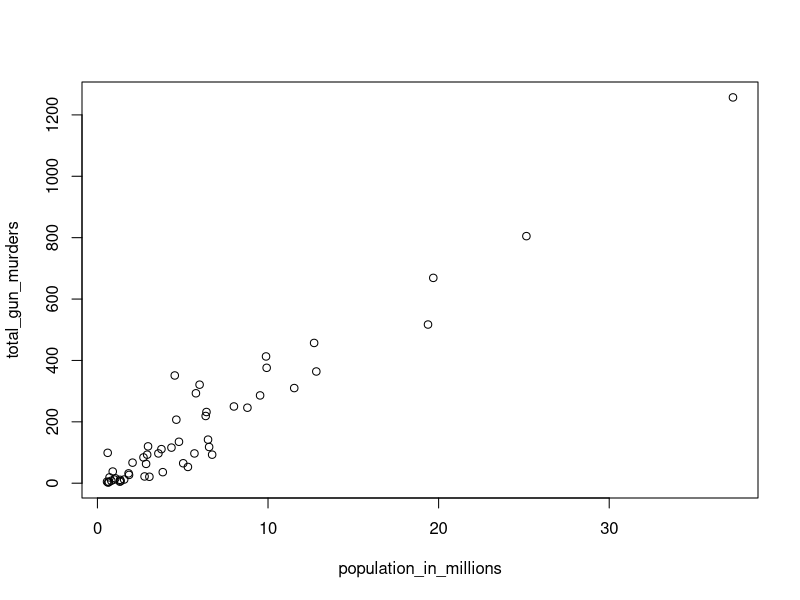
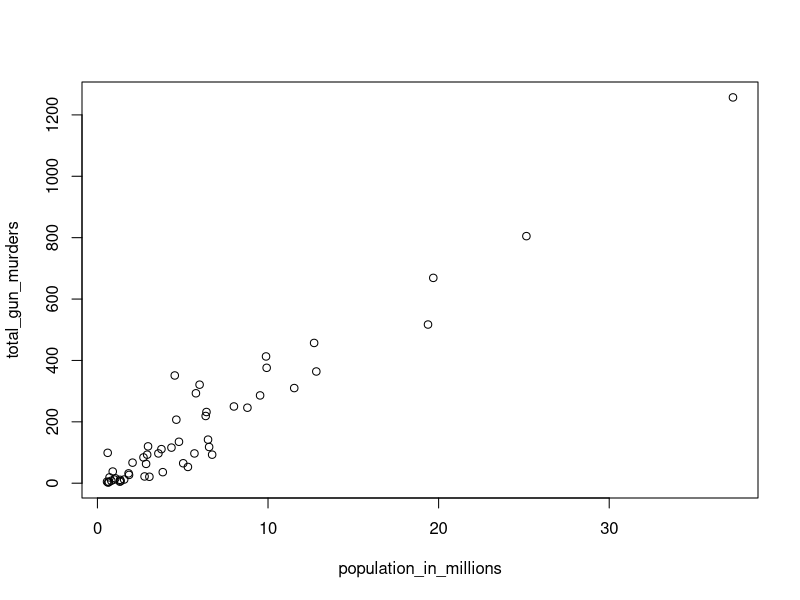
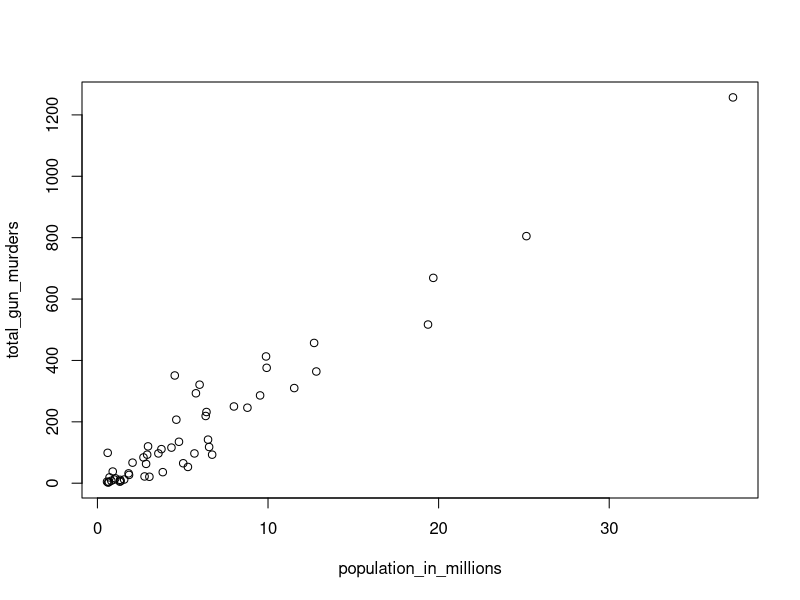
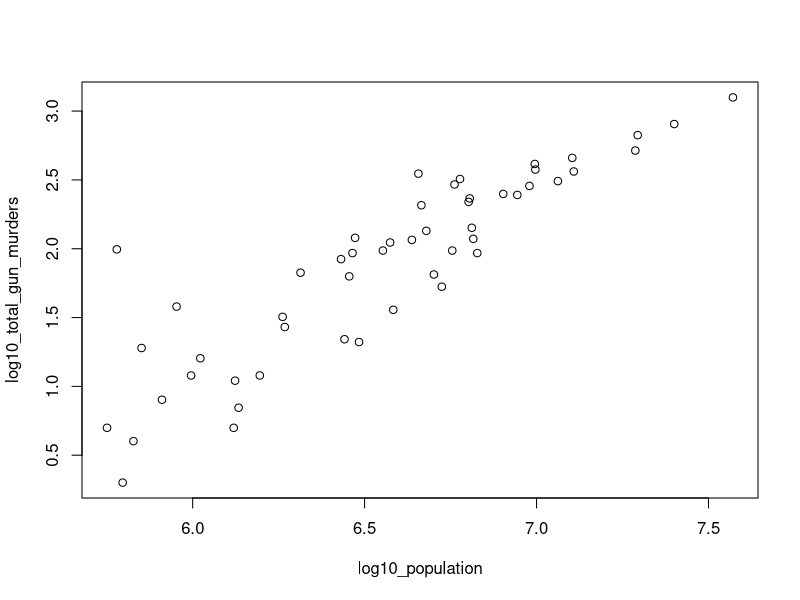

Source code (R) for these figures, in order: (Note: this script raises an error after producing the figures.)
## ---- chunk 1
library(dslabs)
data(murders)

population_in_millions <- murders$population/10^6
total_gun_murders <- murders$total

plot(population_in_millions, total_gun_murders)
## ---- chunk 2
library(dslabs)
data(murders)
## ---- chunk 3
# Load the datasets and define some variables
library(dslabs)
data(murders)

population_in_millions <- murders$population/10^6
total_gun_murders <- murders$total

plot(population_in_millions, total_gun_murders)

# Transform population using the log10 transformation and save to object log10_population

# Transform total gun murders using log10 transformation and save to object log10_total_gun_murders

# Create a scatterplot with the log scale transformed population and murders 

## ---- chunk 4
# Load the datasets and define some variables
library(dslabs)
data(murders)
population_in_millions <- murders$population/10^6
total_gun_murders <- murders$total
plot(population_in_millions, total_gun_murders)

# Transform population using the log10 transformation and save to object log10_population
log10_population<- log10(murders$population)

# Transform total gun murders using log10 transformation and save to object log10_total_gun_murders
log10_total_gun_murders <- log10(murders$total)

# Create a scatterplot with the log scale transformed population and murders 
plot(log10_population, log10_total_gun_murders)

## ---- chunk 5
test_error()
test_object("log10_population", undefined_msg = "Define log10_population first.", incorrect_msg = "Transform variable using log10. Since we are taking the log do not divide by a million.")
test_object("log10_total_gun_murders", undefined_msg = "Define log10_total_gun_murders first.", incorrect_msg = "Transform variable using log10.")
test_function("plot",args=c("x","y"), incorrect_msg = "Scatter population on murders.",index=2)
success_msg("Doesn't that plot look better!")
## ---- chunk 6
library(dslabs)
data(murders)
## ---- chunk 7
# Store the population in millions and save to population_in_millions 
population_in_millions <- murders$population/10^6


# Create a histogram of this variable

## ---- chunk 8
# Store the population in millions (same as previous question)
population_in_millions <- murders$population/10^6

# Create a histogram of this variable
hist(population_in_millions)

## ---- chunk 9
test_error()
test_object("population_in_millions", undefined_msg = "Define the population first.", incorrect_msg = "Check code!")
test_function("hist",args=c("x"), incorrect_msg = "Check code again.")
success_msg("We got a histogram! Awesome!")
## ---- chunk 10
library(dslabs)
## ---- chunk 11
# Create a boxplot of state populations by region for the murders dataset

## ---- chunk 12
# Create a boxplot of state populations by region and specify dataset 
boxplot(population~region, data = murders)

## ---- chunk 13
test_error()
test_function("boxplot",args=c("formula","data"), incorrect_msg = "Check code. use ~ sign and include dataset.")
success_msg("Great job! Now you've learnt all three basic types of plots in R!")
## ---- chunk 14
# no pec
## ---- chunk 15
msg1 = "Great! Now navigate back to the course on edX!"
msg2 = "Now navigate back to the course on edX!"
test_mc(correct = 1, feedback_msgs = c(msg1,msg2))
